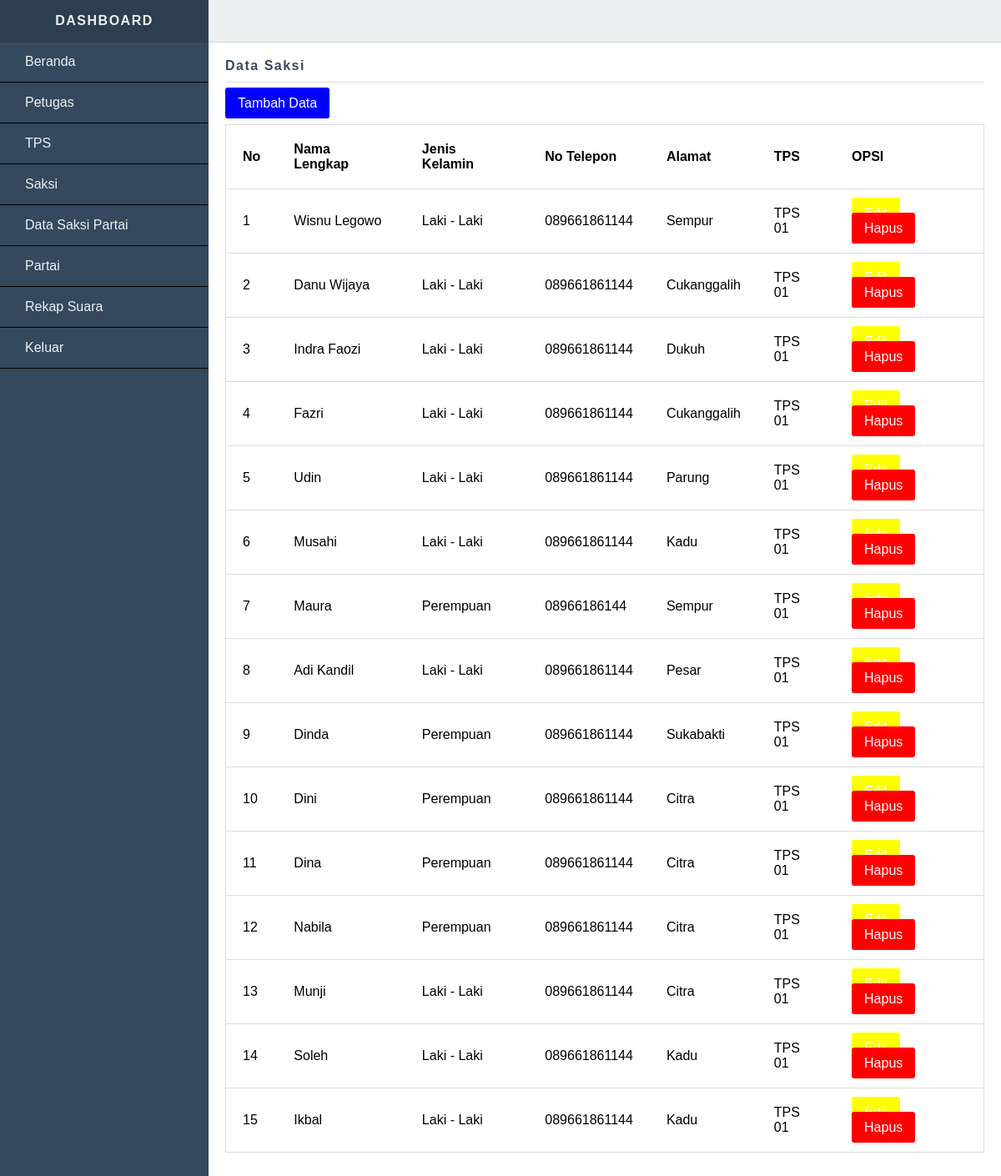
Screenshot of /dashboard/template.php?open=Saksi (signed in) with the database file from the repository.
### tables this page shows
CREATE TABLE `saksi` (
  `IDSaksi` char(5) NOT NULL,
  `NamaLengkap` varchar(50) NOT NULL,
  `JenisKelamin` enum('Laki - Laki','Perempuan') NOT NULL,
  `NoTelepon` char(12) NOT NULL,
  `Alamat` text NOT NULL,
  `IDTps` char(5) NOT NULL
);

CREATE TABLE `tps` (
  `IDTps` char(5) NOT NULL,
  `KategoriTPS` varchar(20) NOT NULL,
  `JadwalPelaksanaan` date NOT NULL,
  `JumlahPemilih` int(11) NOT NULL,
  `JumlahSaksi` int(11) NOT NULL
);

### dashboard/saksi/index.php (the view, shortened to what this page needs)
<div class="page-header">Data Saksi</div>
<p>
    <a href="?open=Saksi-Tambah" class="btn btn-primary">Tambah Data</a>
</p>
<div class="table-responsive">
    <table class="table-style">
        <thead>
            <tr>
                <th>No</th>
                <th>Nama Lengkap</th>
                <th>Jenis Kelamin</th>
                <th>No Telepon</th>
                <th>Alamat</th>
                <th>TPS</th>
                <th>OPSI</th>
            </tr>
        </thead>
        <?php
        $no = 0;
        $mysql = mysqli_query($koneksi, "SELECT * FROM saksi, tps WHERE saksi.IDTps = tps.IDTps") or die ("query error");
        while($data = mysqli_fetch_array($mysql))
        {
            $no++;
        ?>
        <tbody>
            <tr>
                <td><?= $no; ?></td>
                <td><?= $data['NamaLengkap']; ?></td>
                <td><?= $data['JenisKelamin']; ?></td>
                <td><?= $data['NoTelepon']; ?></td>
                <td><?= $data['Alamat']; ?></td>
                <td><?= $data['KategoriTPS']; ?></td>
                <td>
                    <a href="?open=Saksi-Edit&id=<?= $data['IDSaksi']; ?>" class="btn btn-warning">Edit</a>
                    <a href="saksi/hapus.php?id=<?= $data['IDSaksi']; ?>" class="btn btn-danger" onclick="return attention('Yakin ingin menghapus data ini?')">Hapus</a>
                </td>
            </tr>
        </tbody>
        <?php } ?>
    </table>

### assets/css/template.css (style rules this page uses)
* { -webkit-box-sizing:border-box; box-sizing:border-box; }
html, body { width:100%; height:100%; }
body { margin:0; padding:0; font-family:arial; }
.page-header { padding-bottom:10px; margin-bottom:10px; border-bottom:1px solid #dcdcdc; letter-spacing:1.5px; font-weight:bold; color:#34495e; }
.btn { padding:10px 15px; color:#fff; text-decoration:none; cursor:pointer; border-radius:3px; border:none; }
.btn-primary { background-color:blue; }
.btn-warning { background-color:yellow; }
.btn-danger { background-color:red; }
.table-responsive { overflow:auto; }
.table-style { border:1px solid #dcdcdc; width:100%; padding:20px; border-collapse:collapse; margin-bottom:20px; }
.table-style thead th { padding:20px; text-align:left; }
.table-style tbody td { padding:20px; border-top:1px solid #dcdcdc; text-align:left; }

### rows the page displays
saksi: NamaLengkap "Wisnu Legowo", JenisKelamin "Laki - Laki", NoTelepon "089661861144", Alamat "Sempur", IDTps.KategoriTPS "TPS 01"
saksi: NamaLengkap "Danu Wijaya", JenisKelamin "Laki - Laki", NoTelepon "089661861144", Alamat "Cukanggalih", IDTps.KategoriTPS "TPS 01"
saksi: NamaLengkap "Indra Faozi", JenisKelamin "Laki - Laki", NoTelepon "089661861144", Alamat "Dukuh", IDTps.KategoriTPS "TPS 01"
saksi: NamaLengkap "Fazri", JenisKelamin "Laki - Laki", NoTelepon "089661861144", Alamat "Cukanggalih", IDTps.KategoriTPS "TPS 01"
saksi: NamaLengkap "Udin", JenisKelamin "Laki - Laki", NoTelepon "089661861144", Alamat "Parung", IDTps.KategoriTPS "TPS 01"
saksi: NamaLengkap "Musahi", JenisKelamin "Laki - Laki", NoTelepon "089661861144", Alamat "Kadu", IDTps.KategoriTPS "TPS 01"
saksi: NamaLengkap "Maura", JenisKelamin "Perempuan", NoTelepon "08966186144", Alamat "Sempur", IDTps.KategoriTPS "TPS 01"
saksi: NamaLengkap "Adi Kandil", JenisKelamin "Laki - Laki", NoTelepon "089661861144", Alamat "Pesar", IDTps.KategoriTPS "TPS 01"
saksi: NamaLengkap "Dinda", JenisKelamin "Perempuan", NoTelepon "089661861144", Alamat "Sukabakti", IDTps.KategoriTPS "TPS 01"
saksi: NamaLengkap "Dini", JenisKelamin "Perempuan", NoTelepon "089661861144", Alamat "Citra", IDTps.KategoriTPS "TPS 01"
saksi: NamaLengkap "Dina", JenisKelamin "Perempuan", NoTelepon "089661861144", Alamat "Citra", IDTps.KategoriTPS "TPS 01"
saksi: NamaLengkap "Nabila", JenisKelamin "Perempuan", NoTelepon "089661861144", Alamat "Citra", IDTps.KategoriTPS "TPS 01"
saksi: NamaLengkap "Munji", JenisKelamin "Laki - Laki", NoTelepon "089661861144", Alamat "Citra", IDTps.KategoriTPS "TPS 01"
saksi: NamaLengkap "Soleh", JenisKelamin "Laki - Laki", NoTelepon "089661861144", Alamat "Kadu", IDTps.KategoriTPS "TPS 01"
saksi: NamaLengkap "Ikbal", JenisKelamin "Laki - Laki", NoTelepon "089661861144", Alamat "Kadu", IDTps.KategoriTPS "TPS 01"
